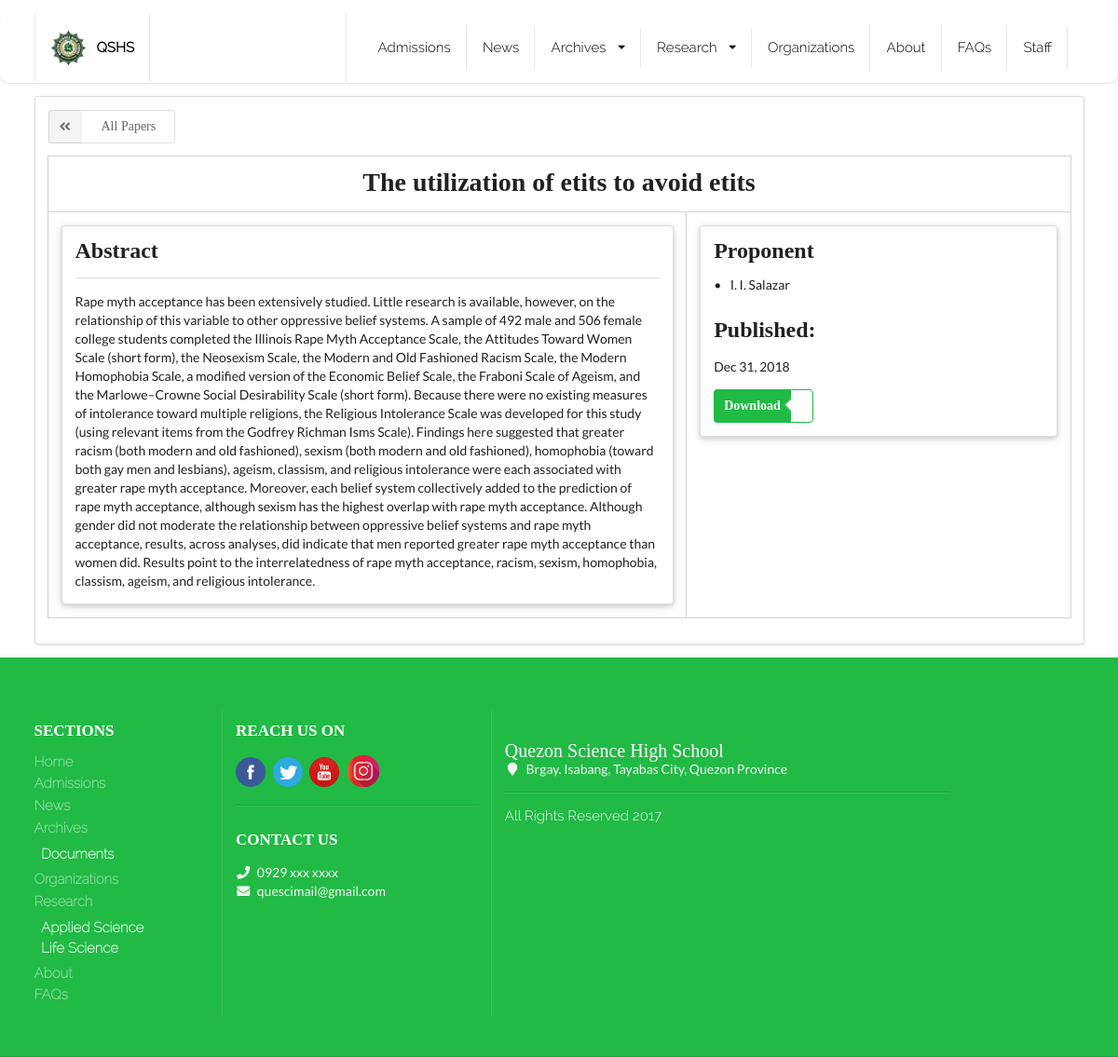
Page /applied_science/details/1 on the committed database.
### staff/models.py (models this page shows, shortened)
class ResearchPaper(models.Model):
    CATEGORY_CHOICES = (
        ("Applied", "Applied Science"),
        ("Life", "Life Science")
    )
    Applied = "Applied"
    Life = "Life"
    title = models.TextField()
    abstract = models.TextField()
    published_date = models.DateTimeField(default=timezone.now)
    file = models.FileField(upload_to="research_papers/{}".format(str(title).lower()), validators=[FileExtensionValidator(['pdf'])],)
    category = models.CharField(choices=CATEGORY_CHOICES, max_length=50, default=None, blank=True, null=True)

class ResearchProponent(models.Model):
    research = models.ForeignKey(ResearchPaper, on_delete=models.CASCADE, related_name="proponents")
    first_name = models.CharField(max_length=100)
    middle_name = models.CharField(max_length=100)
    last_name = models.CharField(max_length=100)

### main/views.py (the view)
# urls.py: path('applied_science/details/<int:pk>', views.AppliedDetailView.as_view(),name="applied_science_detail"),
class AppliedDetailView(DetailView):
    template_name = 'main/appliedScience_detail.html'
    model = ResearchPaper
    context_object_name = "applied_science_research"
    pk_url_kwarg = "pk"

### templates/main/appliedScience_detail.html (shortened to what this page needs)
{% extends 'base_2.html'%}
{% block main_content %}
  <div class="ui container segment">
    <a href="{% url 'main:applied_science' %}" class="ui basic icon labeled button"><i class="ui angle double left icon"></i>All Papers</a>
    <div class="ui stackable celled grid">
      <div class="center aligned row">
        <div class="column">
          <h1 class="ui header">
            {{ object.title }}
          </h1>
        </div>
      </div>
      <div class="row">
        <div class="ten wide computer left floated sixteen wide tablet column">
          <div class="ui raised segment">
            <h2 class="ui header">Abstract</h2>
            <div class="ui divider"></div>
            {{ object.abstract }}
          </div>
        </div>
        <div class="six wide computer rigt floated sixteen wide tablet column">
          <div class="ui raised segment">
            <h2 class="ui header">Proponent{{ objects.proponents.all|pluralize}}</h2>
            <ul class="ui list">
              {% for proponent in object.proponents.all %}
              <li class="ui item">{{ proponent.first_name|slice:"1"}}. {{ proponent.middle_name|slice:"1" }}. {{proponent.last_name }}</li>
              {% endfor %}
            </ul>
            <h2 class="ui header">Published: </h2>
            <p class="ui description">{{ object.published_date|date:"M d, Y"}}</p>
            <div class="ui labeled button">
              <a href="{{ object.file.url }}" class="ui green icon button">Download</a>
              <div class="ui basic green left pointing label">
              </div>
            </div>
          </div>
        </div>
      </div>
    </div>
  </div>
{% endblock %}

### static/css/index.css (style rules this page uses)
.ui.header { font-family: Code Bold; }
.ui.button { font-family: Code Bold; font-weight: bold; }

### rows in the picture
ResearchPaper: title "The utilization of etits to avoid etits", abstract "Rape myth acceptance has been extensively studied. Little research is available, however, on the relationship of this variable to other oppressive belief systems. A sample of 492 male and 506 female college students completed the Illinois Rape Myth Acceptance Scale, the Attitudes Toward Women Scale (short form), the Neosexism Scale, the Modern and Old Fashioned Racism Scale, the Modern Homophobia Scale, a modified version of the Economic Belief Scale, the Fraboni Scale of Ageism, and the Marlowe–Crowne Social Desirability Scale (short form). Because there were no existing measures of intolerance toward multiple religions, the Religious Intolerance Scale was developed for this study (using…", published_date "Dec 31, 2018"
ResearchProponent: first_name "I", middle_name "I", last_name "Salazar"
